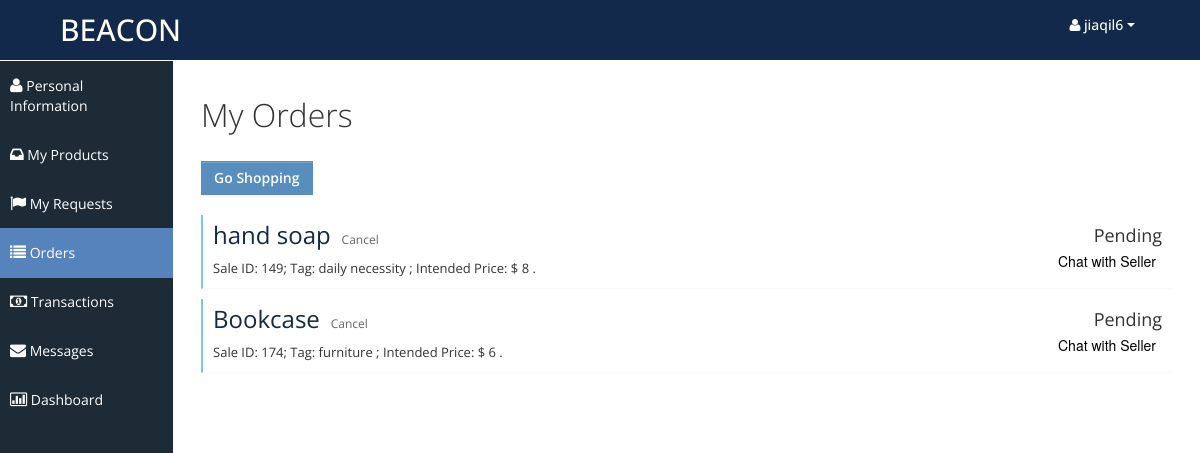
/myorders.php (signed in), run on the app's committed database.
### tables this page shows
CREATE TABLE `Sales` (
  `SaleId` int NOT NULL,
  `SellerId` varchar(50) DEFAULT NULL,
  `ProductName` varchar(50) DEFAULT NULL,
  `Tag` varchar(50) DEFAULT NULL,
  `Description` varchar(500) DEFAULT NULL,
  `Image` varchar(100) DEFAULT NULL,
  `IntendedPrice` double DEFAULT NULL,
  `OriginalPrice` double DEFAULT NULL,
  `Depreciation` int DEFAULT NULL,
  `IntendedBuyerId` varchar(50) DEFAULT NULL,
  `DatePost` timestamp NOT NULL DEFAULT CURRENT_TIMESTAMP
);

### myorders.php (the view, shortened to what this page needs)
<?php
	$curr_user = $_SESSION['curr_user'];
	if (empty($curr_user)) {
		$msg = "curr_user is empty";
	}
	else {
		$conn = connectDB();
		$sql = "SELECT * FROM Sales WHERE IntendedBuyerId = '$curr_user'";
		$result = $conn->query($sql);
		if ($result) {
			$array = array();
			while($row = mysqli_fetch_assoc($result)){
				$array[]=$row;
			}
		} else {
			$msg = "No record" . $sql . "<br>" . $conn->error;
		}
	}
?>
<!DOCTYPE html>
<html lang="en">
<head>
	<link id="bootstrap-style" href="css/bootstrap.min.css" rel="stylesheet">
	<link href="css/bootstrap-responsive.min.css" rel="stylesheet">
	<link id="base-style" href="css/style.css" rel="stylesheet">
	<link id="base-style-responsive" href="css/style-responsive.css" rel="stylesheet">
</head>
<body>
	<div class="navbar">
		<div class="navbar-inner">
			<div class="container-fluid">
				<a class="brand" href="index.php"><span>BEACON</span></a>
				<div class="nav-no-collapse header-nav">
					<ul class="nav pull-right">
						<li class="dropdown">
							<a class="btn dropdown-toggle" data-toggle="dropdown" href="#">
								<span><span><i class="icon-user"> </i><?php echo $curr_user; ?></span>
								<span class="caret"></span>
							</a>
						</li>
					</ul>
				</div>
			</div>
		</div>
	</div>
	<div class="container-fluid-full">
	<div class="row-fluid">
	<div id="sidebar-left" class="span2">
		<div class="nav-collapse sidebar-nav">
			<ul class="nav nav-tabs nav-stacked main-menu">
				<li><a href="myprofile.php"><i class="icon-user"></i><span class="hidden-tablet"> Personal Information</span></a></li>
				<li><a href="myproducts.php"><i class="icon-inbox"></i><span class="hidden-tablet"> My Products</span></a></li>
				<li><a href="myrequests.php"><i class="icon-flag"></i><span class="hidden-tablet"> My Requests</span></a></li>
				<li><a href="myorders.php"><i class="icon-list"></i><span class="hidden-tablet"> Orders</span></a></li>
				<li><a href="mytransactions.php"><i class="icon-money"></i><span class="hidden-tablet"> Transactions</span></a></li>
				<li><a href="mymessages.php"><i class="icon-envelope"></i><span class="hidden-tablet"> Messages</span></a></li>
				<li><a href="dashboard.php"><i class="icon-bar-chart"></i><span class="hidden-tablet"> Dashboard</span></a></li>
			</ul>
		</div>
	</div>
	<div id="content" class="span10">
		<div class="row-fluid">
			<div class="span12">
				<h1>My Orders</h1> </br>
				<a href= "index.php" type="btn" class="btn btn-primary" style="font-weight:600;">Go Shopping</a>
				<?php foreach($array as $val): ?>
				<div class="task none" style="margin-top:10px;">
					<div class="desc">
						<span class="title">
							<a href="single-product.php?Id=<?php echo $val['SaleId'];?>&choosedb=Sales" style="color:#13294B;font-size:x-large;"><?php echo $val['ProductName']; ?></a>
						</span>&nbsp;
						<a href="javascript:void(0);" onclick="reject_sale(<?php echo $val['SaleId']; ?>)" style="font-size:12px;">Cancel</a>
						<div style="font-size:13px; margin-top:8px;">
							Sale ID: <?php echo $val['SaleId']; ?>;
							Tag: <?php echo $val['Tag']; ?> ;
							Intended Price: $ <?php echo $val['IntendedPrice']; ?> .
						</div>
					</div>
					<div class="time">
						<div class="date"> Pending </div>
						<div>
							<button type="querybtn" style="border:none; background:none;">Chat with Seller</button>
						</div>
					</div>
				</div>
				<?php endforeach; ?>
			</div>
		</div>
	</div>
	</div>
	</div>
</body>
</html>

### css/style.css (style rules this page uses)
body { background: #F5F5F5; color: #333; border: none; font-family: 'Open Sans', sans-serif; font-weight: 400; }
a { color: #646464; }
h1 { font-size: 32px; line-height: 32px; font-weight: 300; }
.navbar { margin-bottom: 0px; }
.navbar-inner { margin-bottom: 0px; min-height: 60px; padding-right: 20px; padding-left: 20px; background: #13294b; filter: none; text-shadow: 1px 1px 1px #13294b; border: none; color: #fff; -webkit-border-radius: 0px; -moz-border-radius: 0px; border-radius: 0px; *zoom: 1; border-bottom: 1px solid #fff; }
.navbar-inner a { color: #7b7b7b; text-shadow: 0 -1px 1px #1e3877; }
.navbar-inner a i { margin-top: 2px; }
a.brand span { color: #fff; text-shadow: none; }
.header-nav { padding: 0px; color: #fff !important; background: #000 !important; }
.header-nav .nav { margin: 0px; }
.header-nav .btn { display: inline-block; padding: 21px 20px; margin-top: 0px; margin-left: 0px; font-size: 14px; line-height: 20px; text-align: center; text-shadow: none; vertical-align: middle; cursor: pointer; background: transparent; border-left: none; border-right: none; border-top: 0px; border-bottom: 0px; -webkit-border-radius: 0px; -moz-border-radius: 0px; border-radius: 0px; -webkit-box-shadow: none !important; -moz-box-shadow: none !important; box-shadow: none !important; }
.header-nav a.btn { color: #fff !important; text-shadow: none !important; padding: 15px 25px !important; }
.header-nav .btn .caret { border-top-color: #fff !important; border-bottom-color: #fff !important; }
#sidebar-left { background: #1C2B36; }
.sidebar-nav > ul { margin: 0px; padding-bottom: 1px; font-size: 14px; }
.nav-tabs.nav-stacked > li > a, .nav-tabs.nav-stacked > li > ul > li > a { padding: 15px 10px 14px 10px; color: #fff; border-top: none; border-bottom: 1px solid transparent; border-left: none; border-right: none; text-decoration: none; -webkit-border-radius: 0px; -moz-border-radius: 0px; border-radius: 0px; }
.nav-tabs.nav-stacked > li:last-child > a { border-bottom: 1px solid transparent; }
.nav-tabs.nav-stacked > li > a > i, .nav-tabs.nav-stacked > li > ul > li > a > i { opacity: 1; filter: alpha(opacity=100); -ms-filter:"progid:DXImageTransform.Microsoft.Alpha(Opacity=100)"; font-size: 16px; }
.nav-tabs.nav-stacked > li.active > a, .nav-tabs.nav-stacked > li > ul > li.active > a { background: #5783bc; border-bottom: 1px solid #5783bc; }
.nav-tabs.nav-stacked > li:first-child > a { margin: 0px 0px 0px 0px; -webkit-border-radius: 0px; -moz-border-radius: 0px; border-radius: 0px; }
.nav-tabs.nav-stacked > li:last-child > a { -webkit-border-radius: 0px; -moz-border-radius: 0px; border-radius: 0px; }
#content { background: #ffffff; filter: none; min-height: 100%; padding: 20px 20px; position: relative; }
.btn { display: inline-block; padding: 6px 12px; margin-bottom: 10px; font-size: 14px; font-weight: 500; line-height: 20px; text-align: center; white-space: nowrap; vertical-align: middle; cursor: pointer; border: 1px solid #a7a9aa; -webkit-border-radius: 0px !important; border-radius: 0px !important; }
.btn i { margin-top: 2px; }
.btn { color: #ffffff; background-color: #a7a9aa; border-color: #a7a9aa; background-image: none; filter: none; text-shadow: none; }
.btn-primary { background-color: #578EBE; border-color: #578EBE; }
.task { border-bottom: 1px solid #f9f9f9; margin-bottom: 1px; }
.task.none { border-left: 2px solid #7fc3e1; }
.task .desc { display: inline-block; width: 75%; padding: 10px 10px; font-size: 12px; }
.task .desc .title { font-size: 18px; margin-bottom: 5px; }
.task .time { display: inline-block; float: right; width: 15%; padding: 10px 10px 10px 0px; font-size: 12px; text-align: right; }
.task .time .date { font-size: 18px; margin-bottom: 5px; }
.navbar .brand { margin: 10px; margin-left: 0px; font-size: 30px; font-weight: 500; }

### css/style-responsive.css (style rules this page uses)
@media (min-width: 1200px) { .container-fluid-full { overflow: hidden; position: relative; height: 100%; } }
@media (min-width: 1200px) { #content { width: 85.578%; padding: 28px; margin: 0px 0px; margin-left: 14.422% !important; } }
@media (min-width: 1200px) { #sidebar-left { background: #1C2B36; margin-left: 0px !important; position: absolute; height: 100%; } }
@media (min-width: 1200px) { .sidebar-nav > ul { margin: 0px; } }

### css/halflings.css (style rules this page uses)
html, html .halflings { -webkit-font-smoothing: antialiased !important; }

### data on the page
sales: ProductName "hand soap", SaleId "149", Tag "daily necessity", IntendedPrice "8"
sales: ProductName "Bookcase", SaleId "174", Tag "furniture", IntendedPrice "6"

### other printed values
$curr_user "jiaqil6"
